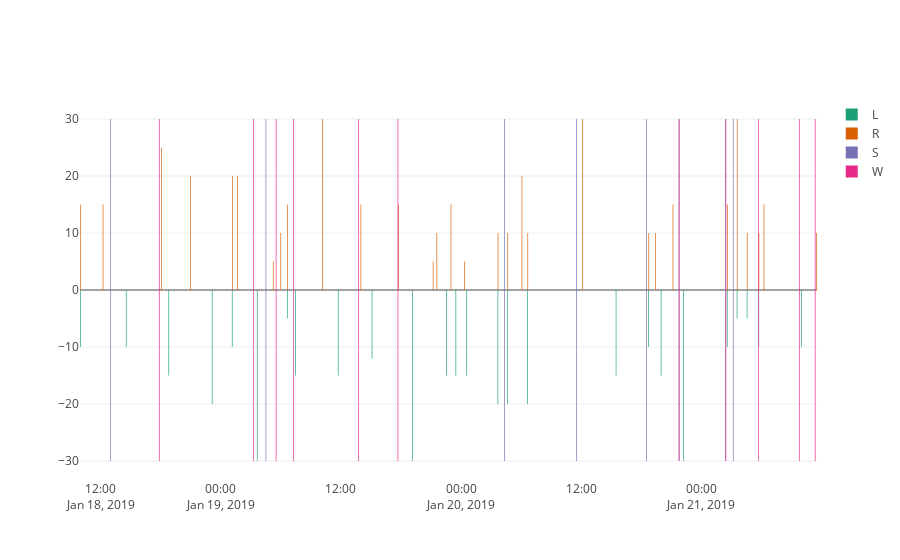

The cell this chart's notebook holds for it:
### Code cell
feed_data = [
    go.Bar(
        x = zetus[zetus["type"] == side].sort_values("time_").time_,
        y = 2 * (i - 0.5) * zetus[zetus["type"] == side].sort_values("time_").dur,
        name = side,
        width = 4 * 1000 * 60,
        marker = {"color": colorscale[i]}) for i, side in enumerate(["L", "R"])
]

output_data = [
    go.Bar(
        x = zetus[zetus["type"] == output].sort_values("time_").time_,
        y = len(zetus[zetus["type"] == output]) * [60],
        name = output,
        base = -30,
        width = 4 * 1000 * 60,
        marker = {"color": colorscale[i + 2]}) for i, output in enumerate(["S", "W"])
]

layout = go.Layout()

fig = go.Figure(data = feed_data + output_data, layout = layout)

iplot(fig)

### Figure 1 — Plotly figure (JSON) as saved in the notebook; plotly's stock layout.template omitted (floating-point values rounded to 4 significant figures)
{"data": [{"marker": {"color": "rgb(27,158,119)"}, "name": "L", "type": "bar", "uid": "0a60ff26-ad00-40ed-9bb8-3969f94ff582", "width": 240000, "x": ["2019-01-18 10:00:00", "2019-01-18 14:35:00", "2019-01-18 18:50:00", "2019-01-18 23:10:00", "2019-01-19 01:10:00", "2019-01-19 03:40:00", "2019-01-19 06:40:00", "2019-01-19 07:30:00", "2019-01-19 11:45:00", "2019-01-19 15:08:00", "2019-01-19 19:10:00", "2019-01-19 22:35:00", "2019-01-19 23:30:00", "2019-01-20 00:35:00", "2019-01-20 03:42:00", "2019-01-20 04:40:00", "2019-01-20 06:40:00", "2019-01-20 15:30:00", "2019-01-20 18:45:00", "2019-01-20 20:00:00", "2019-01-20 22:15:00", "2019-01-21 02:36:00", "2019-01-21 03:35:00", "2019-01-21 04:35:00", "2019-01-21 05:45:00", "2019-01-21 10:00:00"], "y": [-10, -10, -15, -20, -10, -30, -5, -15, -15, -12, -30, -15, -15, -15, -20, -20, -20, -15, -10, -15, -30, -10, -5, -5, -10, -10]}, {"marker": {"color": "rgb(217,95,2)"}, "name": "R", "type": "bar", "uid": "2bce03da-6534-4aae-b926-3926e888efa4", "width": 240000, "x": ["2019-01-18 10:00:00", "2019-01-18 12:15:00", "2019-01-18 18:05:00", "2019-01-18 21:00:00", "2019-01-19 01:10:00", "2019-01-19 01:40:00", "2019-01-19 05:15:00", "2019-01-19 06:00:00", "2019-01-19 06:40:00", "2019-01-19 10:10:00", "2019-01-19 14:00:00", "2019-01-19 17:45:00", "2019-01-19 21:13:00", "2019-01-19 21:35:00", "2019-01-19 23:00:00", "2019-01-20 00:20:00", "2019-01-20 03:42:00", "2019-01-20 04:40:00", "2019-01-20 06:05:00", "2019-01-20 06:40:00", "2019-01-20 12:09:00", "2019-01-20 18:45:00", "2019-01-20 19:25:00", "2019-01-20 21:10:00", "2019-01-21 02:36:00", "2019-01-21 03:35:00", "2019-01-21 03:35:00", "2019-01-21 04:35:00", "2019-01-21 05:45:00", "2019-01-21 06:15:00", "2019-01-21 11:30:00"], "y": [15, 15, 25, 20, 20, 20, 5, 10, 15, 30, 15, 15, 5, 10, 15, 5, 10, 10, 20, 10, 30, 10, 10, 15, 15, 15, 15, 10, 10, 15, 10]}, {"base": -30, "marker": {"color": "rgb(117,112,179)"}, "name": "S", "type": "bar", "uid": "a8180417-6eed-4168-a820-0fd7a2f0709f", "width": 240000, "x": ["2019-01-18 13:00:00", "2019-01-19 04:30:00", "2019-01-20 04:20:00", "2019-01-20 11:30:00", "2019-01-20 18:30:00", "2019-01-20 21:45:00", "2019-01-21 02:25:00", "2019-01-21 03:10:00"], "y": [60, 60, 60, 60, 60, 60, 60, 60]}, {"base": -30, "marker": {"color": "rgb(231,41,138)"}, "name": "W", "type": "bar", "uid": "a3c6dcb5-b080-4aa0-b4ef-cc1aa1506360", "width": 240000, "x": ["2019-01-18 17:50:00", "2019-01-19 03:15:00", "2019-01-19 05:30:00", "2019-01-19 07:15:00", "2019-01-19 13:45:00", "2019-01-19 17:40:00", "2019-01-20 21:45:00", "2019-01-21 02:25:00", "2019-01-21 05:40:00", "2019-01-21 09:45:00", "2019-01-21 11:20:00"], "y": [60, 60, 60, 60, 60, 60, 60, 60, 60, 60, 60]}], "layout": {}}
